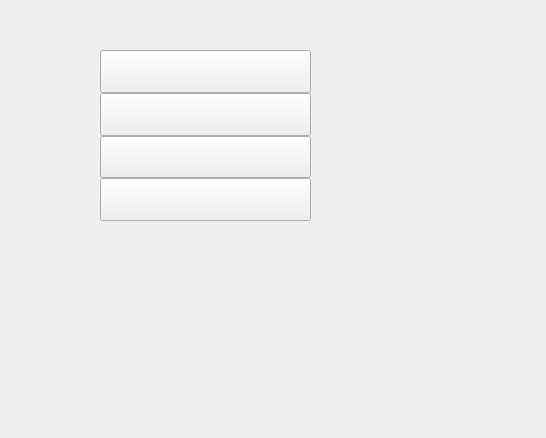
<?xml version="1.0" encoding="UTF-8"?>
<ui version="4.0">
 <class>MainMenu</class>
 <widget class="QWidget" name="MainMenu">
  <property name="geometry">
   <rect>
    <x>0</x>
    <y>0</y>
    <width>546</width>
    <height>438</height>
   </rect>
  </property>
  <property name="windowTitle">
   <string>Form</string>
  </property>
  <widget class="QWidget" name="verticalLayoutWidget">
   <property name="geometry">
    <rect>
     <x>100</x>
     <y>50</y>
     <width>211</width>
     <height>171</height>
    </rect>
   </property>
   <layout class="QVBoxLayout" name="verticalLayout">
    <property name="spacing">
     <number>0</number>
    </property>
    <item>
     <layout class="QHBoxLayout" name="horizontalLayout">
      <item>
       <widget class="CustomPushButton_3" name="pDevices">
        <property name="sizePolicy">
         <sizepolicy hsizetype="Expanding" vsizetype="Expanding">
          <horstretch>0</horstretch>
          <verstretch>0</verstretch>
         </sizepolicy>
        </property>
        <property name="text">
         <string/>
        </property>
        <property name="checkable">
         <bool>true</bool>
        </property>
       </widget>
      </item>
     </layout>
    </item>
    <item>
     <layout class="QHBoxLayout" name="horizontalLayout_2">
      <item>
       <widget class="CustomPushButton_3" name="pResolution">
        <property name="sizePolicy">
         <sizepolicy hsizetype="Expanding" vsizetype="Expanding">
          <horstretch>0</horstretch>
          <verstretch>0</verstretch>
         </sizepolicy>
        </property>
        <property name="text">
         <string/>
        </property>
        <property name="checkable">
         <bool>true</bool>
        </property>
       </widget>
      </item>
     </layout>
    </item>
    <item>
     <layout class="QHBoxLayout" name="horizontalLayout_3">
      <item>
       <widget class="CustomPushButton_3" name="pAbout">
        <property name="sizePolicy">
         <sizepolicy hsizetype="Expanding" vsizetype="Expanding">
          <horstretch>0</horstretch>
          <verstretch>0</verstretch>
         </sizepolicy>
        </property>
        <property name="text">
         <string/>
        </property>
       </widget>
      </item>
     </layout>
    </item>
    <item>
     <layout class="QHBoxLayout" name="horizontalLayout_4">
      <item>
       <widget class="CustomPushButton_3" name="pExit">
        <property name="sizePolicy">
         <sizepolicy hsizetype="Expanding" vsizetype="Expanding">
          <horstretch>0</horstretch>
          <verstretch>0</verstretch>
         </sizepolicy>
        </property>
        <property name="text">
         <string/>
        </property>
       </widget>
      </item>
     </layout>
    </item>
   </layout>
  </widget>
 </widget>
 <customwidgets>
  <customwidget>
   <class>CustomPushButton_3</class>
   <extends>QPushButton</extends>
   <header>Custom/PushButton/custompushbutton_3.h</header>
  </customwidget>
 </customwidgets>
 <resources/>
 <connections/>
</ui>
